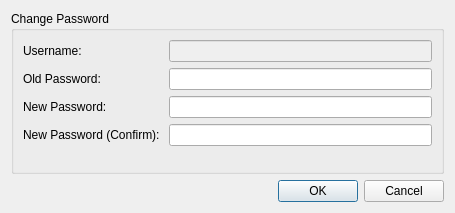
<?xml version="1.0" encoding="UTF-8"?>
<ui version="4.0">
 <class>ChangePassword</class>
 <widget class="QDialog" name="ChangePassword">
  <property name="geometry">
   <rect>
    <x>0</x>
    <y>0</y>
    <width>455</width>
    <height>213</height>
   </rect>
  </property>
  <property name="windowTitle">
   <string>Dialog</string>
  </property>
  <layout class="QVBoxLayout" name="verticalLayout">
   <item>
    <widget class="QGroupBox" name="groupBox">
     <property name="title">
      <string>Change Password</string>
     </property>
     <layout class="QFormLayout" name="formLayout">
      <item row="0" column="0">
       <widget class="QLabel" name="label">
        <property name="text">
         <string>Username:</string>
        </property>
       </widget>
      </item>
      <item row="0" column="1">
       <widget class="QLineEdit" name="username">
        <property name="enabled">
         <bool>false</bool>
        </property>
       </widget>
      </item>
      <item row="1" column="0">
       <widget class="QLabel" name="label_2">
        <property name="text">
         <string>Old Password:</string>
        </property>
       </widget>
      </item>
      <item row="1" column="1">
       <widget class="QLineEdit" name="oldpass"/>
      </item>
      <item row="2" column="0">
       <widget class="QLabel" name="label_3">
        <property name="text">
         <string>New Password:</string>
        </property>
       </widget>
      </item>
      <item row="2" column="1">
       <widget class="QLineEdit" name="newpass"/>
      </item>
      <item row="3" column="0">
       <widget class="QLabel" name="label_4">
        <property name="text">
         <string>New Password (Confirm): </string>
        </property>
       </widget>
      </item>
      <item row="3" column="1">
       <widget class="QLineEdit" name="newpass2"/>
      </item>
     </layout>
    </widget>
   </item>
   <item>
    <widget class="QDialogButtonBox" name="buttonBox">
     <property name="orientation">
      <enum>Qt::Horizontal</enum>
     </property>
     <property name="standardButtons">
      <set>QDialogButtonBox::Cancel|QDialogButtonBox::Ok</set>
     </property>
    </widget>
   </item>
  </layout>
 </widget>
 <tabstops>
  <tabstop>username</tabstop>
  <tabstop>oldpass</tabstop>
  <tabstop>newpass</tabstop>
  <tabstop>newpass2</tabstop>
  <tabstop>buttonBox</tabstop>
 </tabstops>
 <resources/>
 <connections>
  <connection>
   <sender>buttonBox</sender>
   <signal>rejected()</signal>
   <receiver>ChangePassword</receiver>
   <slot>reject()</slot>
   <hints>
    <hint type="sourcelabel">
     <x>325</x>
     <y>203</y>
    </hint>
    <hint type="destinationlabel">
     <x>286</x>
     <y>274</y>
    </hint>
   </hints>
  </connection>
 </connections>
</ui>
